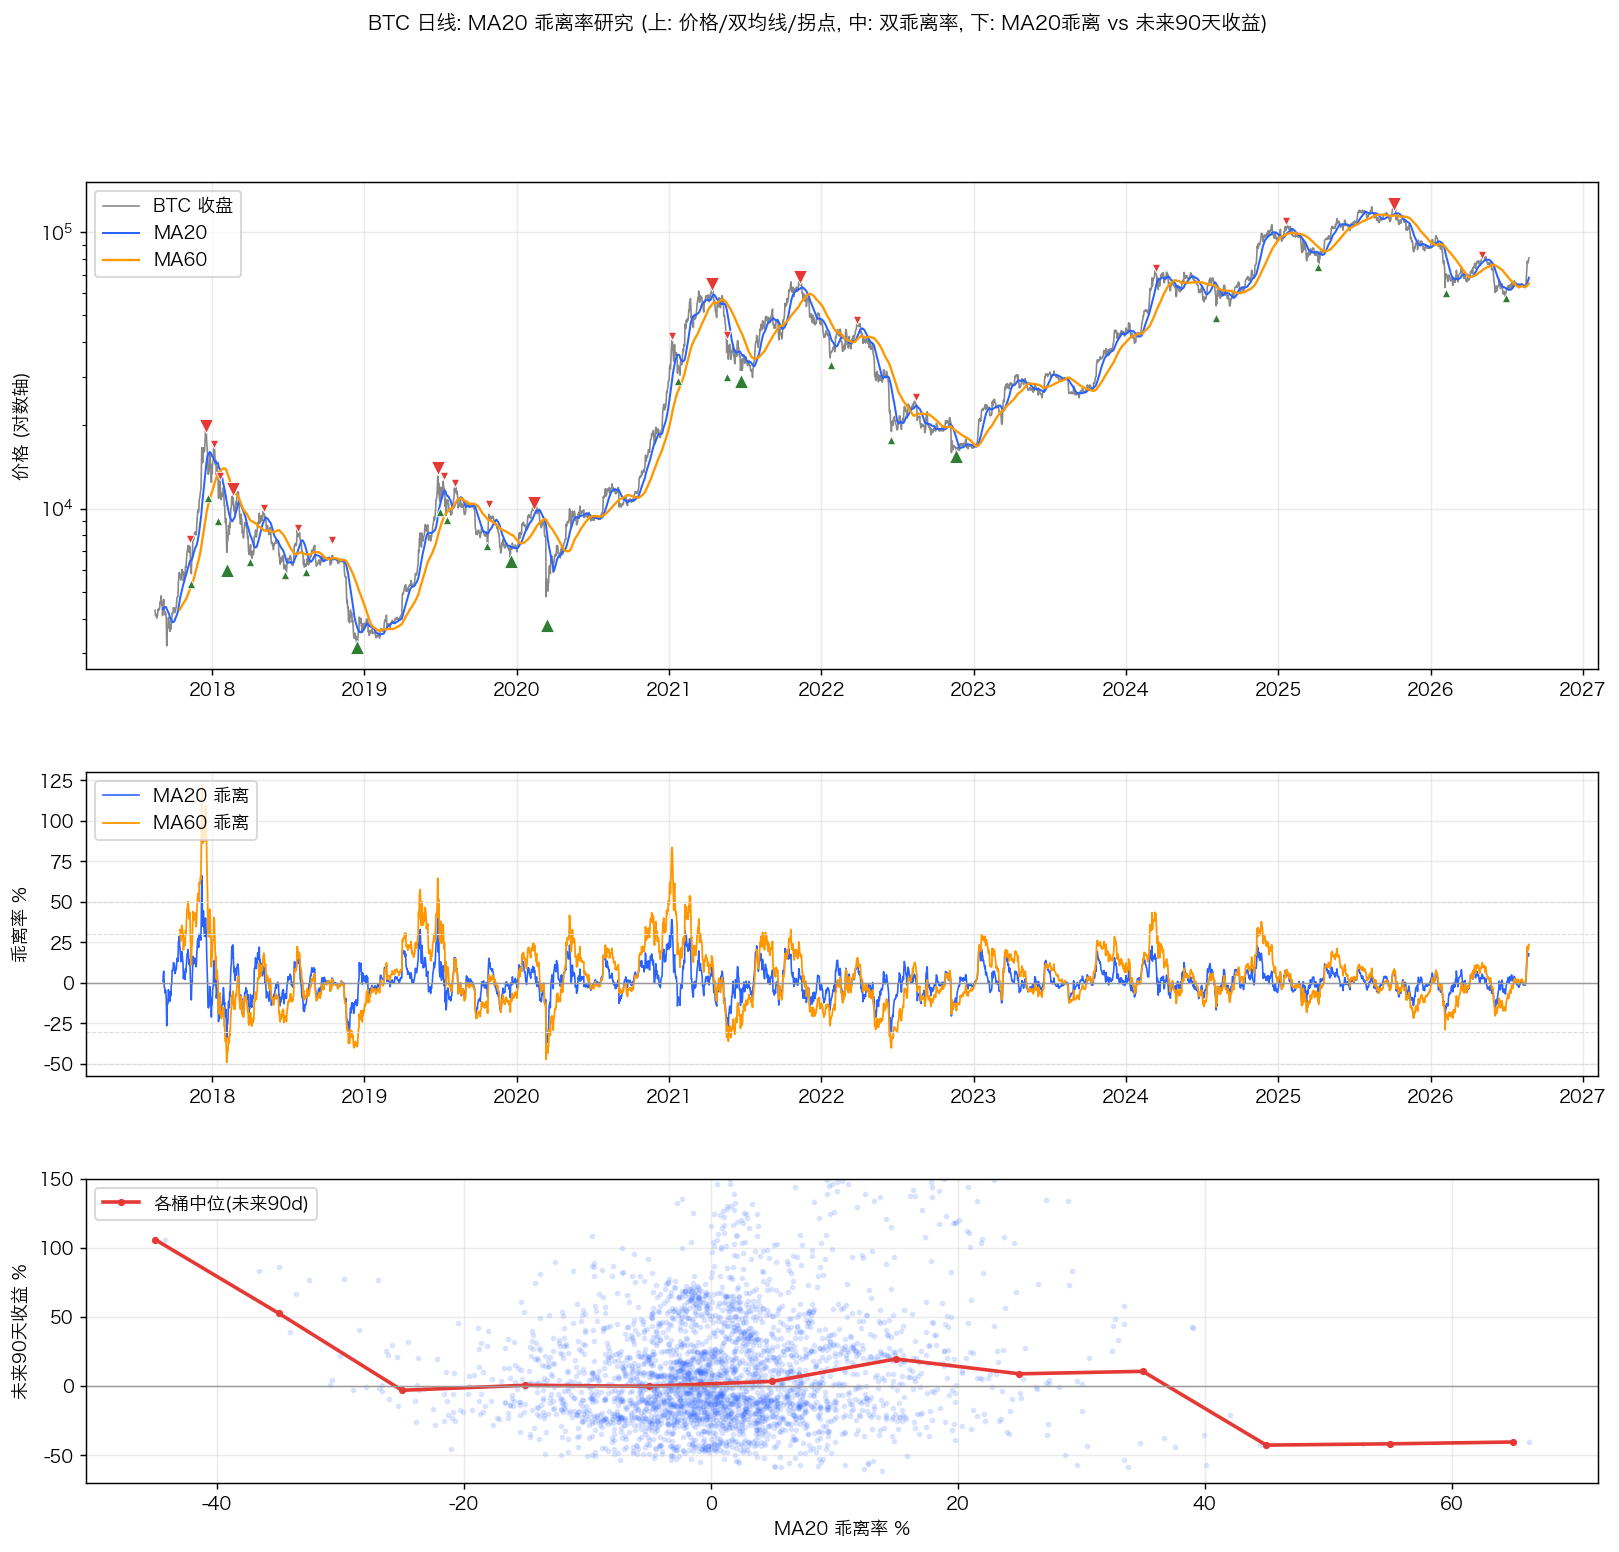

This chart was generated by the following Python code:
#!/usr/bin/env python3
"""
MA20 vs MA60 乖离率对比研究

问题: 针对 MA20 的乖离率, 在历史顶/底上表现如何? 能否提供有价值的信息?

内容:
  A. 同一批 ZigZag 拐点上的 MA20 / MA60 乖离率对比
  B. 按级别/类型的统计对比 (中位/区间/离散度)
  C. 乖离率分桶 -> 未来 30/90/180 天收益 (检验预测价值)
  D. 乖离率极值点与价格顶底点的领先/滞后
  E. 图: 价格+双均线+拐点 / 双乖离率曲线 / 乖离-未来收益散点
"""
import numpy as np
import pandas as pd
import matplotlib
matplotlib.use("Agg")
import matplotlib.pyplot as plt
from pathlib import Path

from analyze import load, zigzag

HERE = Path(__file__).resolve().parent

plt.rcParams["font.sans-serif"] = ["PingFang SC", "Hiragino Sans GB", "Arial Unicode MS"]
plt.rcParams["axes.unicode_minus"] = False


def build_pivots(df):
    piv30 = zigzag(df, 0.30)
    set50 = set(zigzag(df, 0.50))
    rows = []
    for idx, typ in piv30:
        r = df.iloc[idx]
        if pd.isna(r.ma60) or pd.isna(r.ma20):
            continue
        px = r.high if typ == "top" else r.low
        rows.append({
            "日期": r["dt"].date().isoformat(),
            "类型": "顶" if typ == "top" else "底",
            "级别": "大" if (idx, typ) in set50 else "中",
            "价格": px,
            "b20收盘": (r.close / r.ma20 - 1) * 100,
            "b20极值": (px / r.ma20 - 1) * 100,
            "b60收盘": (r.close / r.ma60 - 1) * 100,
            "b60极值": (px / r.ma60 - 1) * 100,
            "_idx": idx,
        })
    return pd.DataFrame(rows)


def group_stats(t, col):
    out = []
    for level in ["大", "中"]:
        for typ in ["顶", "底"]:
            v = t[(t["级别"] == level) & (t["类型"] == typ)][col]
            out.append(dict(级别=level, 类型=typ, n=len(v),
                            中位=v.median(), 均值=v.mean(),
                            区间=f"[{v.min():+.1f}, {v.max():+.1f}]",
                            IQR=f"{v.quantile(.75)-v.quantile(.25):.1f}",
                            std=v.std()))
    return pd.DataFrame(out)


def main():
    df = load()
    df["ma20"] = df.close.rolling(20).mean()
    t = build_pivots(df)

    print("=" * 100)
    print("A. 拐点上的 MA20 / MA60 乖离率 (极值口径, %)")
    print("=" * 100)
    show = t[["日期", "类型", "级别", "价格", "b20极值", "b60极值", "b20收盘", "b60收盘"]].copy()
    show["价格"] = show["价格"].map(lambda x: f"{x:,.0f}")
    for c in ["b20极值", "b60极值", "b20收盘", "b60收盘"]:
        show[c] = show[c].map(lambda x: f"{x:+.1f}")
    print(show.to_string(index=False))
    print()

    print("=" * 100)
    print("B. 统计对比 (极值口径)")
    print("=" * 100)
    for col, name in [("b20极值", "MA20"), ("b60极值", "MA60")]:
        st = group_stats(t, col)
        st["中位"] = st["中位"].map(lambda x: f"{x:+.1f}")
        st["均值"] = st["均值"].map(lambda x: f"{x:+.1f}")
        st["std"] = st["std"].map(lambda x: f"{x:.1f}")
        print(f"--- {name} ---")
        print(st.to_string(index=False))
        print()

    # C. 未来收益
    for h in (30, 90, 180):
        df[f"fwd{h}"] = df.close.shift(-h) / df.close - 1
    df["b20"] = (df.close / df.ma20 - 1) * 100
    df["b60"] = (df.close / df.ma60 - 1) * 100

    edges = [-np.inf, -30, -20, -10, 0, 10, 20, 30, np.inf]
    labels = ["<-30", "-30~-20", "-20~-10", "-10~0", "0~10", "10~20", "20~30", ">30"]

    print("=" * 100)
    print("C. 乖离率分桶 -> 未来收益 (全样本, 重叠窗口, 仅作相对比较)")
    print("=" * 100)
    for col, name in [("b20", "MA20"), ("b60", "MA60")]:
        df["bucket"] = pd.cut(df[col], edges, labels=labels)
        g = df.groupby("bucket", observed=True)
        out = pd.DataFrame({
            "n": g.size(),
            "未来30d中位": g["fwd30"].median() * 100,
            "未来90d中位": g["fwd90"].median() * 100,
            "未来180d中位": g["fwd180"].median() * 100,
            "90d胜率": g["fwd90"].apply(lambda s: (s > 0).mean()) * 100,
        })
        out["未来30d中位"] = out["未来30d中位"].map(lambda x: f"{x:+.1f}%")
        out["未来90d中位"] = out["未来90d中位"].map(lambda x: f"{x:+.1f}%")
        out["未来180d中位"] = out["未来180d中位"].map(lambda x: f"{x:+.1f}%")
        out["90d胜率"] = out["90d胜率"].map(lambda x: f"{x:.0f}%")
        print(f"--- {name} 乖离率桶 ---")
        print(out.to_string())
        # Spearman
        sub = df.dropna(subset=["fwd90"])
        rho = sub[[col, "fwd90"]].corr(method="spearman").iloc[0, 1]
        print(f"Spearman(乖离, 未来90d收益) = {rho:+.3f}")
        print()

    # D. 极值领先/滞后
    print("=" * 100)
    print("D. 大级别拐点: 乖离率极值日相对价格拐点日的偏移(天)  [负=领先, 正=滞后]")
    print("=" * 100)
    big = t[t["级别"] == "大"]
    rows = []
    for _, p in big.iterrows():
        idx = int(p["_idx"])
        typ = p["类型"]
        lo, hi = max(0, idx - 25), min(len(df), idx + 26)
        win = df.iloc[lo:hi]
        off20 = (win["b20"].idxmin() if typ == "底" else win["b20"].idxmax()) - idx
        off60 = (win["b60"].idxmin() if typ == "底" else win["b60"].idxmax()) - idx
        rows.append(dict(日期=p["日期"], 类型=typ, MA20偏移=off20, MA60偏移=off60))
    print(pd.DataFrame(rows).to_string(index=False))
    print()

    # 历史极值
    print("历史 b20 极值: min", f"{df.b20.min():+.1f}%", df.loc[df.b20.idxmin(), "dt"].date(),
          " / max", f"{df.b20.max():+.1f}%", df.loc[df.b20.idxmax(), "dt"].date())
    print("历史 b60 极值: min", f"{df.b60.min():+.1f}%", df.loc[df.b60.idxmin(), "dt"].date(),
          " / max", f"{df.b60.max():+.1f}%", df.loc[df.b60.idxmax(), "dt"].date())

    # ---------------- 图 ----------------
    fig = plt.figure(figsize=(15, 13))
    gs = fig.add_gridspec(3, 1, height_ratios=[1.6, 1.0, 1.0], hspace=0.28)

    ax1 = fig.add_subplot(gs[0])
    ax1.plot(df.dt, df.close, color="#888", lw=0.9, label="BTC 收盘")
    ax1.plot(df.dt, df.ma20, color="#2962ff", lw=1.1, label="MA20")
    ax1.plot(df.dt, df.ma60, color="#ff9800", lw=1.3, label="MA60")
    ax1.set_yscale("log")
    ax1.grid(alpha=0.25)
    ax1.legend(loc="upper left")
    ax1.set_ylabel("价格 (对数轴)")
    for _, r in t.iterrows():
        d = pd.Timestamp(r["日期"])
        color = "#e53935" if r["类型"] == "顶" else "#2e7d32"
        marker = "v" if r["类型"] == "顶" else "^"
        ax1.scatter(d, r["价格"], marker=marker, color=color,
                    s=60 if r["级别"] == "大" else 22, zorder=5,
                    edgecolors="white", linewidths=0.5)

    ax2 = fig.add_subplot(gs[1], sharex=ax1)
    ax2.plot(df.dt, df.b20, color="#2962ff", lw=0.9, label="MA20 乖离")
    ax2.plot(df.dt, df.b60, color="#ff9800", lw=1.0, label="MA60 乖离")
    ax2.axhline(0, color="#999", lw=0.8)
    for y in (30, 50, -30, -50):
        ax2.axhline(y, color="#ddd", lw=0.6, ls="--")
    ax2.grid(alpha=0.25)
    ax2.legend(loc="upper left")
    ax2.set_ylabel("乖离率 %")

    ax3 = fig.add_subplot(gs[2])
    sub = df.dropna(subset=["fwd90", "b20"])
    ax3.scatter(sub.b20, sub.fwd90 * 100, s=5, alpha=0.12, color="#2962ff")
    # 分桶中位线
    q = pd.cut(sub.b20, np.arange(-80, 81, 10))
    med = sub.groupby(q, observed=True)["fwd90"].median() * 100
    centers = [iv.mid for iv in med.index]
    ax3.plot(centers, med.values, color="#e53935", lw=2, marker="o", ms=3, label="各桶中位(未来90d)")
    ax3.axhline(0, color="#999", lw=0.8)
    ax3.set_xlabel("MA20 乖离率 %")
    ax3.set_ylabel("未来90天收益 %")
    ax3.set_ylim(-70, 150)
    ax3.grid(alpha=0.25)
    ax3.legend(loc="upper left")

    fig.suptitle("BTC 日线: MA20 乖离率研究 (上: 价格/双均线/拐点, 中: 双乖离率, 下: MA20乖离 vs 未来90天收益)", fontsize=11)
    png = HERE / "ma20_study.png"
    fig.savefig(png, dpi=130, bbox_inches="tight")
    print(f"\n图已保存: {png}")

    t.drop(columns=["_idx"]).to_csv(HERE / "pivots_ma20_vs_ma60.csv", index=False, encoding="utf-8-sig")
    print(f"CSV 已保存: {HERE / 'pivots_ma20_vs_ma60.csv'}")


if __name__ == "__main__":
    main()
